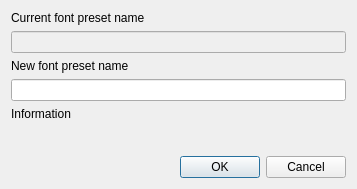
<?xml version="1.0" encoding="UTF-8"?>
<ui version="4.0">
 <class>DialogEditPresetName</class>
 <widget class="QDialog" name="DialogEditPresetName">
  <property name="geometry">
   <rect>
    <x>0</x>
    <y>0</y>
    <width>357</width>
    <height>189</height>
   </rect>
  </property>
  <property name="windowTitle">
   <string>Edit Font</string>
  </property>
  <layout class="QVBoxLayout" name="verticalLayout">
   <item>
    <widget class="QLabel" name="label_currentPresetName">
     <property name="text">
      <string>Current font preset name</string>
     </property>
     <property name="buddy">
      <cstring>lineEdit_currentFontPresetName</cstring>
     </property>
    </widget>
   </item>
   <item>
    <widget class="QLineEdit" name="lineEdit_currentFontPresetName">
     <property name="enabled">
      <bool>false</bool>
     </property>
     <property name="readOnly">
      <bool>true</bool>
     </property>
    </widget>
   </item>
   <item>
    <widget class="QLabel" name="label_newPresetName">
     <property name="text">
      <string>New font preset name</string>
     </property>
     <property name="buddy">
      <cstring>lineEdit_newFontPresetName</cstring>
     </property>
    </widget>
   </item>
   <item>
    <widget class="QLineEdit" name="lineEdit_newFontPresetName">
     <property name="enabled">
      <bool>true</bool>
     </property>
     <property name="readOnly">
      <bool>false</bool>
     </property>
    </widget>
   </item>
   <item>
    <widget class="QLabel" name="label_info">
     <property name="text">
      <string>Information</string>
     </property>
    </widget>
   </item>
   <item>
    <spacer name="verticalSpacer">
     <property name="orientation">
      <enum>Qt::Vertical</enum>
     </property>
     <property name="sizeHint" stdset="0">
      <size>
       <width>20</width>
       <height>40</height>
      </size>
     </property>
    </spacer>
   </item>
   <item>
    <widget class="QDialogButtonBox" name="buttonBox">
     <property name="standardButtons">
      <set>QDialogButtonBox::Cancel|QDialogButtonBox::Ok</set>
     </property>
    </widget>
   </item>
  </layout>
 </widget>
 <resources/>
 <connections/>
</ui>
